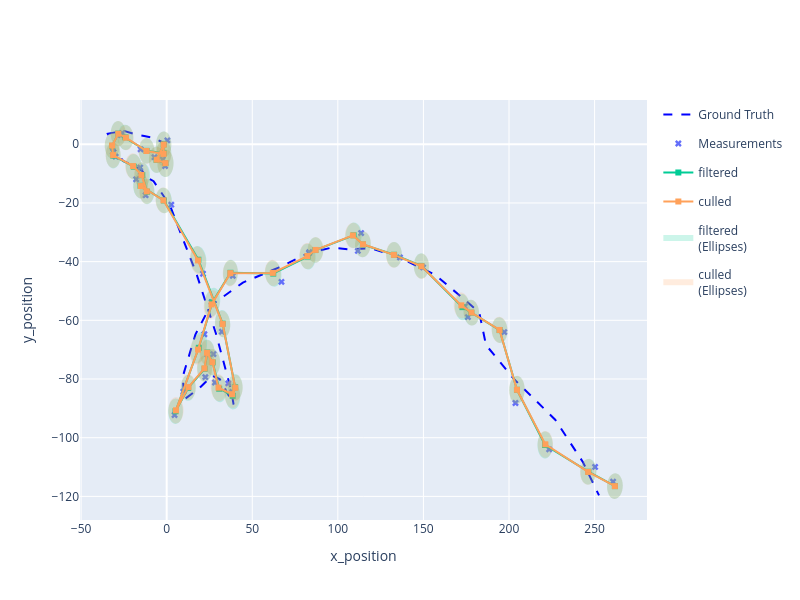

The notebook cell this image was saved under:
### Markdown cell above
### ParticleSmoother Class
In Stone Soup we can initiate the ParticleSmoother class and access the particle_paths() function 
to generate a track containing the culled particle paths. 

Each respective particle path at element 'i' of each State at time 't' corresponds to the descendant 
(at that timestep) of the 'i'th particle of the current generation.

### Code cell
particlesmoother=ParticleSmoother()
culled_track=particlesmoother.particle_paths(track=track)
# We can add this slightly improved estimate to the plot
xy_plotter.plot_tracks(culled_track, [0,2], uncertainty=True, label='culled', line=dict(color=colors_dict['culled_track']))
xy_plotter.fig
